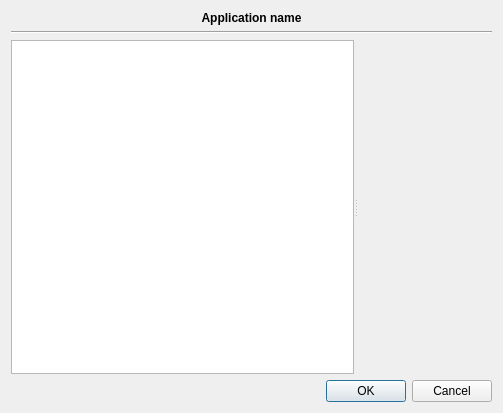
<?xml version="1.0" encoding="UTF-8"?>
<ui version="4.0">
 <class>Core::Internal::AboutDialog</class>
 <widget class="QDialog" name="Core::Internal::AboutDialog">
  <property name="geometry">
   <rect>
    <x>0</x>
    <y>0</y>
    <width>503</width>
    <height>413</height>
   </rect>
  </property>
  <property name="windowTitle">
   <string>Dialog</string>
  </property>
  <layout class="QGridLayout" name="gridLayout">
   <item row="0" column="0">
    <widget class="QLabel" name="applicationNameLabel">
     <property name="sizePolicy">
      <sizepolicy hsizetype="Preferred" vsizetype="Fixed">
       <horstretch>0</horstretch>
       <verstretch>0</verstretch>
      </sizepolicy>
     </property>
     <property name="font">
      <font>
       <weight>75</weight>
       <bold>true</bold>
      </font>
     </property>
     <property name="text">
      <string>Application name</string>
     </property>
     <property name="alignment">
      <set>Qt::AlignCenter</set>
     </property>
    </widget>
   </item>
   <item row="1" column="0">
    <widget class="Line" name="line">
     <property name="orientation">
      <enum>Qt::Horizontal</enum>
     </property>
    </widget>
   </item>
   <item row="2" column="0">
    <widget class="QSplitter" name="splitter">
     <property name="sizePolicy">
      <sizepolicy hsizetype="Expanding" vsizetype="Expanding">
       <horstretch>0</horstretch>
       <verstretch>0</verstretch>
      </sizepolicy>
     </property>
     <property name="orientation">
      <enum>Qt::Horizontal</enum>
     </property>
     <widget class="QTreeWidget" name="tree">
      <property name="sizePolicy">
       <sizepolicy hsizetype="Preferred" vsizetype="Expanding">
        <horstretch>0</horstretch>
        <verstretch>0</verstretch>
       </sizepolicy>
      </property>
      <attribute name="headerVisible">
       <bool>false</bool>
      </attribute>
      <column>
       <property name="text">
        <string notr="true">1</string>
       </property>
      </column>
     </widget>
     <widget class="QWidget" name="forStack" native="true">
      <property name="sizePolicy">
       <sizepolicy hsizetype="Expanding" vsizetype="Expanding">
        <horstretch>0</horstretch>
        <verstretch>0</verstretch>
       </sizepolicy>
      </property>
      <property name="minimumSize">
       <size>
        <width>100</width>
        <height>100</height>
       </size>
      </property>
     </widget>
    </widget>
   </item>
   <item row="3" column="0">
    <widget class="QDialogButtonBox" name="buttonBox">
     <property name="orientation">
      <enum>Qt::Horizontal</enum>
     </property>
     <property name="standardButtons">
      <set>QDialogButtonBox::Cancel|QDialogButtonBox::Ok</set>
     </property>
    </widget>
   </item>
  </layout>
 </widget>
 <resources/>
 <connections>
  <connection>
   <sender>buttonBox</sender>
   <signal>accepted()</signal>
   <receiver>Core::Internal::AboutDialog</receiver>
   <slot>accept()</slot>
   <hints>
    <hint type="sourcelabel">
     <x>248</x>
     <y>254</y>
    </hint>
    <hint type="destinationlabel">
     <x>157</x>
     <y>274</y>
    </hint>
   </hints>
  </connection>
  <connection>
   <sender>buttonBox</sender>
   <signal>rejected()</signal>
   <receiver>Core::Internal::AboutDialog</receiver>
   <slot>reject()</slot>
   <hints>
    <hint type="sourcelabel">
     <x>316</x>
     <y>260</y>
    </hint>
    <hint type="destinationlabel">
     <x>286</x>
     <y>274</y>
    </hint>
   </hints>
  </connection>
 </connections>
</ui>
